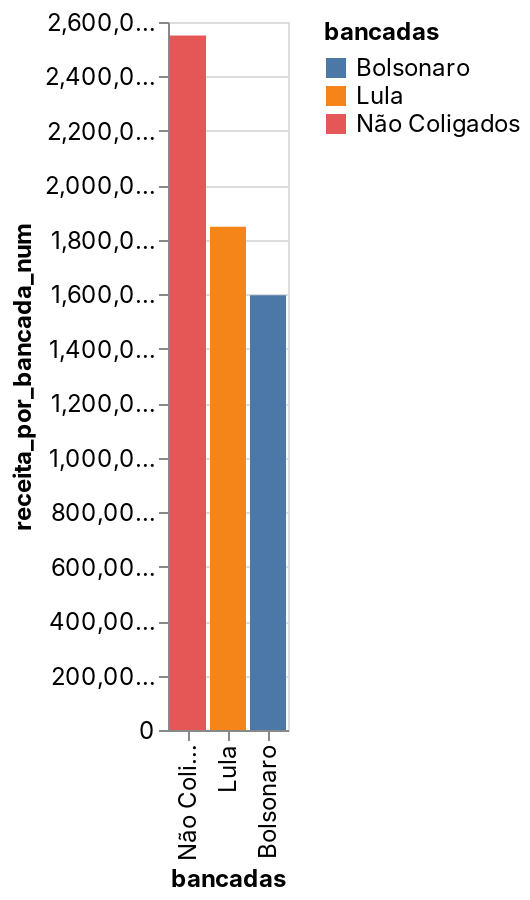

The code cell stored with this chart in its notebook:
### Code cell
_deepnote_run_altair(df_receita_bancadas, """{"data":{"name":"placeholder"},"mark":{"type":"bar","tooltip":true},"height":220,"$schema":"https://vega.github.io/schema/vega-lite/v4.json","autosize":{"type":"fit"},"encoding":{"x":{"axis":{"grid":false},"sort":{"order":"descending","encoding":"y"},"type":"nominal","field":"bancadas","scale":{"type":"linear","zero":false}},"y":{"sort":null,"type":"quantitative","field":"receita_por_bancada_num","scale":{"type":"linear","zero":true}},"color":{"sort":null,"type":"nominal","field":"bancadas","scale":{"type":"linear","zero":false}}}}""")

### Figure 1 — Vega-Lite specification as saved in the notebook (floating-point values rounded to 4 significant figures)
{"config": {"view": {"continuousWidth": 400, "continuousHeight": 300}, "area": {"fill": "#51C0E9"}, "axis": {"labelFont": "Inter, sans-serif", "labelFontSize": 12, "labelFontWeight": "normal", "labelLimit": 60, "labelOverlap": "greedy", "titleFont": "Inter, sans-serif", "titleFontSize": 12, "titleFontWeight": "bold"}, "background": "#ffffff", "legend": {"labelFont": "Inter, sans-serif", "labelFontSize": 12, "titleFont": "Inter, sans-serif", "titleFontSize": 12, "titleFontWeight": "bold"}, "line": {"stroke": "#51C0E9", "strokeWidth": 2}, "rect": {"fill": "#51C0E9"}, "title": {"anchor": "start", "color": "#000000", "font": "Inter, sans-serif", "fontSize": 22, "fontWeight": "normal"}}, "data": {"name": "data-da8ea0d54f25fed9e232c0f5940e3d22"}, "mark": {"type": "bar", "tooltip": true}, "autosize": {"type": "fit"}, "encoding": {"color": {"field": "bancadas", "scale": {"type": "linear", "zero": false}, "sort": null, "type": "nominal"}, "x": {"axis": {"grid": false}, "field": "bancadas", "scale": {"type": "linear", "zero": false}, "sort": {"encoding": "y", "order": "descending"}, "type": "nominal"}, "y": {"field": "receita_por_bancada_num", "scale": {"type": "linear", "zero": true}, "sort": null, "type": "quantitative"}}, "height": 440, "width": "container", "$schema": "https://vega.github.io/schema/vega-lite/v4.json", "datasets": {"data-da8ea0d54f25fed9e232c0f5940e3d22": [{"bancadas": "Bolsonaro", "receita_por_bancada": "1,596,111,355.01", "percentual_receita": "26.27%", "deputados_eleitos": 194, "percentual_eleito": "37.82%", "receita_por_bancada_num": 1596000000.0}, {"bancadas": "Lula", "receita_por_bancada": "1,848,162,733.01", "percentual_receita": "30.42%", "deputados_eleitos": 144, "percentual_eleito": "28.07%", "receita_por_bancada_num": 1848000000.0}, {"bancadas": "Não Coligados", "receita_por_bancada": "2,550,680,073.47", "percentual_receita": "41.98%", "deputados_eleitos": 175, "percentual_eleito": "34.11%", "receita_por_bancada_num": 2551000000.0}]}}
